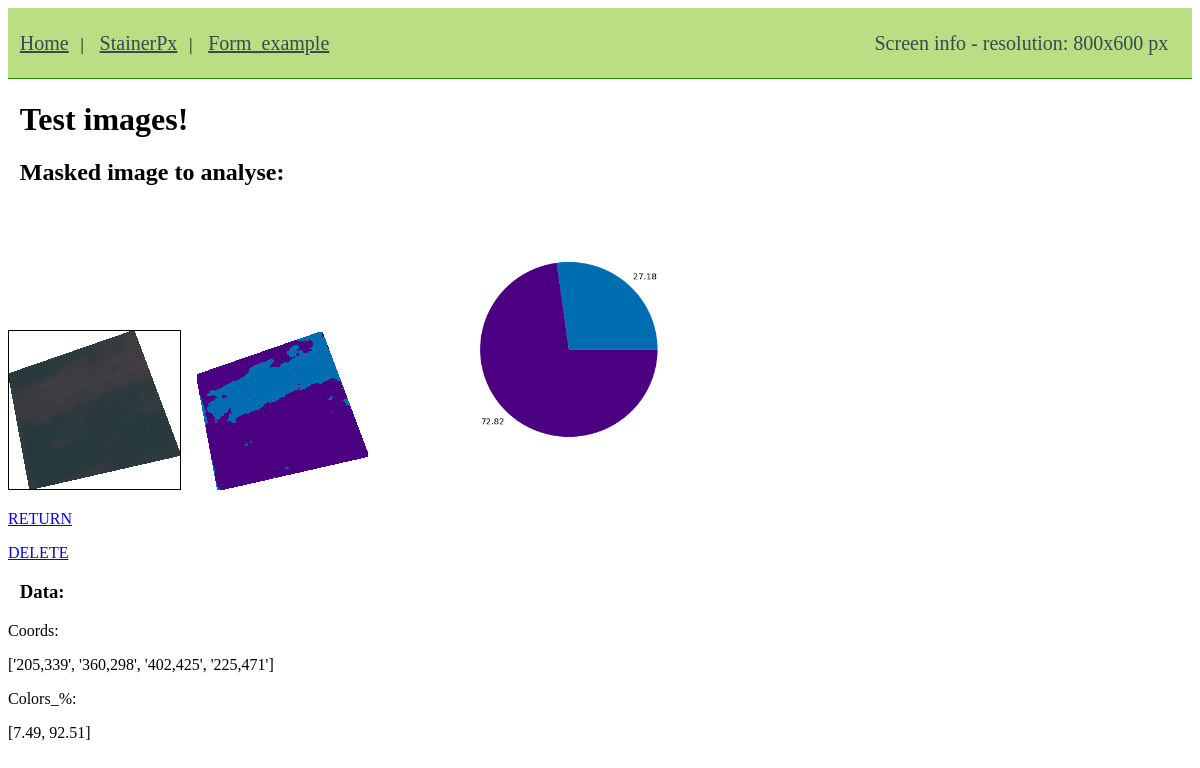
Before: /coords/ with the older database file.
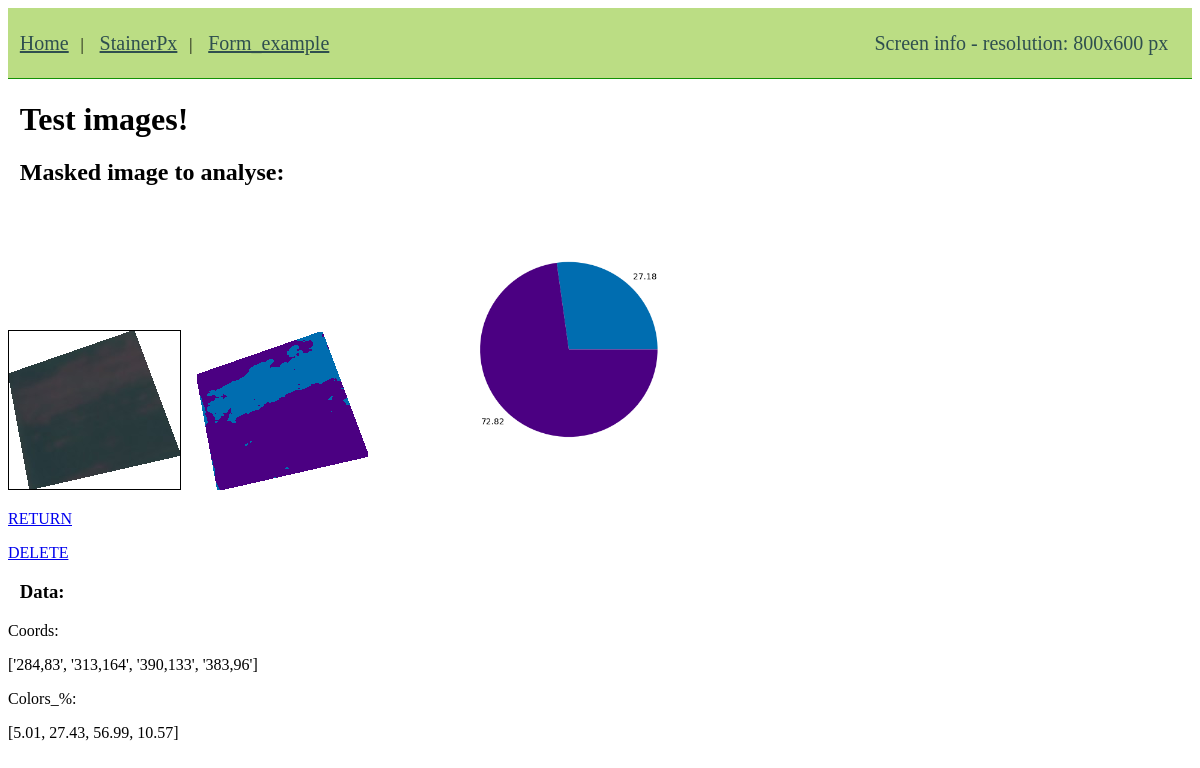
After: the same page with the newer database file.
### formexample/models.py (models this page shows, shortened)
class StainerModel(models.Model):
	coords = models.CharField(max_length=100)
	st_colors = models.CharField(max_length=100)

### formexample/views.py (the view, shortened to what this page needs)
# urls.py: path('coords/', passCoords, name='coords'), #getCoords
def passCoords(request):
	MINIMUM_POINTS = 3
	context = {}
	img_path = 'static//images//'
	st_data = []
	st_query = StainerModel.objects.all()
	context = {'st_query': st_query}
	return render(request, 'coords.html', context)

### templates/coords.html (shortened to what this page needs)
{% extends 'base.html' %}
{% load static %}
{% block content %}
<h1>Test images!</h1>
<h2>Masked image to analyse:</h2>
<canvas id="canvas" style="border:1px solid #000000;margin-right:1%;"></canvas>
<img id="img2" src="{% static 'images/stain.png'%}">
<img width = "384" height = "284" src="{% static 'images/pie_st.png'%}">
<p><a href="{% url 'stainerpx'%}">RETURN</a></p>
<p><a href="{% url 'delete_coords'%}">DELETE</a></p>
{% block javascript %}
<script>
    var img = document.getElementById("img1");
    var canvas = document.getElementById("canvas");
    img.onload = function() {
        canvas.width = img.width;
        canvas.height = img.height;
        var ctx = canvas.getContext("2d");
        ctx.drawImage(img, 0, 0, canvas.width, canvas.height);
    }
</script>
{% endblock javascript %}
<h3>Data:</h3>
{% for q in st_query %}
<p>Coords:</p>
<p>{{ q.coords }}</p>
<p>Colors_%:</p>
<p>{{ q.st_colors }}</p>
{% endfor %}
{% endblock content %}

### templates/base.html (shortened to what this page needs)
<!DOCTYPE html>
{% load static %}
<head>
	<link rel="stylesheet" href="{% static 'css/base.css' %}">
</head>
<body>
<header>
	<a href="{% url 'home' %}">Home</a>|
	<a href="{% url 'stainerpx' %}">StainerPx</a>|
	<a href="{% url 'form' %}">Form_example<span id="screen" style="float:right;margin-right:2%;font-family:inherit;"></span></a>
</header>
</body>
{% block content %}
{% endblock content %}

### static/css/base.css (style rules this page uses)
header { top: 0; right: 0; padding: 2% 0 2% 0; width: 100%; height: 20%; background-color: #bbdd84; border-bottom: 1px solid #149104; }
header a { margin: 0 1% 0 1%; font-family: "Verdana"; font-size: 20px; color: #2F4F4F; }
h1, h2, h3 { padding-left: 1%; }

Changed rows visible on the page:
removed StainerModel: coords "['205,339', '360,298', '402,425', '225,471']", st_colors "[7.49, 92.51]"
added StainerModel: coords "['284,83', '313,164', '390,133', '383,96']", st_colors "[5.01, 27.43, 56.99, 10.57]"
